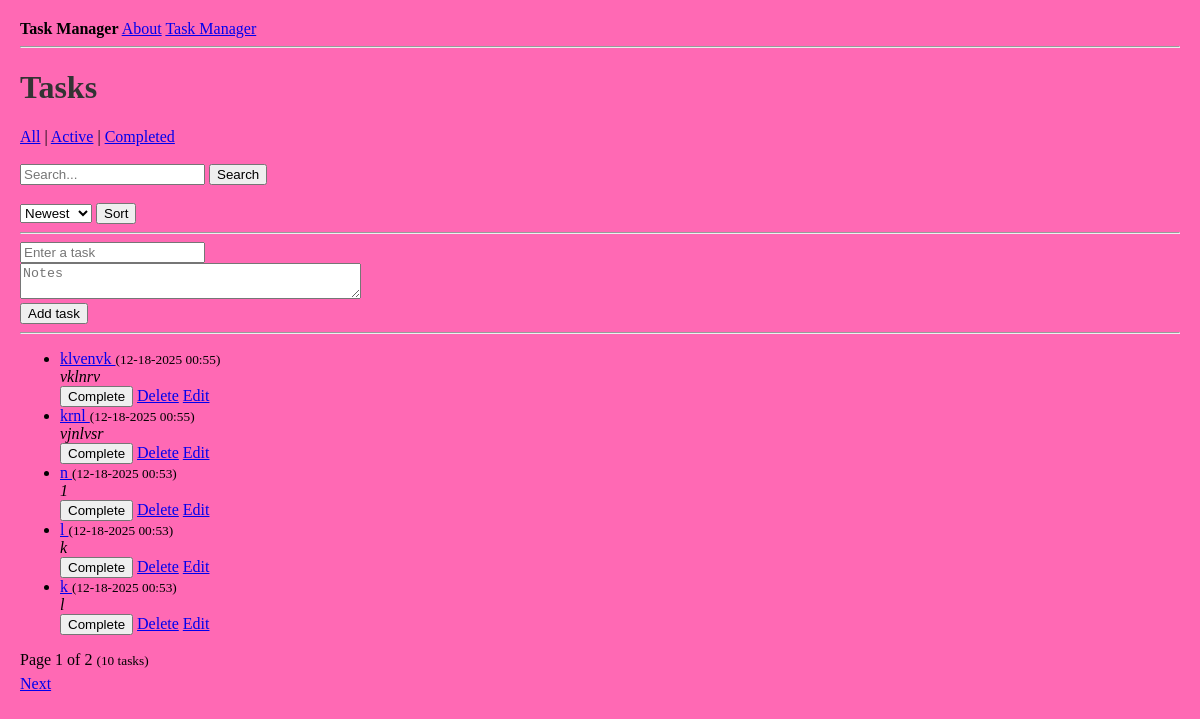
The page /tasks on the database its author committed.
### tables this page shows
CREATE TABLE tasks (
                 id INTEGER PRIMARY KEY AUTOINCREMENT,
                 title TEXT NOT NULL,
                 completed INTEGER NOT NULL DEFAULT 0,
                 created_at TEXT NOT NULL
        , notes TEXT);

### app.py (the view, shortened to what this page needs)
@app.route("/tasks", methods = ["GET", "POST"])
def tasks():
    conn = get_db_connection()
    filter_val = request.args.get("filter", "all")
    search = request.args.get("search", "").strip()
    sort = request.args.get("sort", "created_desc")
    page = request.args.get("page", 1, type=int)
    per_page = 5
    offset = (page - 1) * per_page
    where_clauses = []
    params = []
    if filter_val == "active":
        where_clauses.append("completed = 0")
    elif filter_val == "completed":
        where_clauses.append("completed = 1")
    if search:
        where_clauses.append("(title LIKE ? OR notes LIKE ?)")
        params.extend([f"%{search}%", f"%{search}%"])
    where_sql = ""
    if where_clauses:
        where_sql = "WHERE " + " AND ".join(where_clauses)
    order_by_map = {
        "created_desc": "id DESC",
        "created_asc": "id ASC",
        "title_asc": "title ASC",
        "title_desc": "title DESC",
    }
    order_by = order_by_map.get(sort, "id DESC")
    total = conn.execute(
        f"SELECT COUNT(*) FROM tasks {where_sql}",
        params
    ).fetchone()[0]
    total_pages = max(1, ceil(total/ per_page))
    if page > total_pages:
        page = total_pages
    tasks = conn.execute(
        f"""
        SELECT * FROM tasks
        {where_sql}
        ORDER BY {order_by}
        LIMIT ? OFFSET ?
        """,
        (*params, per_page, offset)
    ).fetchall()
    conn.close
    return render_template(
        "tasks.html",
        tasks = tasks,
        filter_val = filter_val,
        search = search,
        sort = sort,
        page = page,
        total_pages = total_pages,
        per_page = per_page,
        total = total,
        )

### db.py (called while the page is built)
def get_db_connection():
    conn = sqlite3.connect(DB_PATH)
    conn.row_factory = sqlite3.Row
    return conn

### templates/tasks.html (shortened to what this page needs)
{% extends "base.html" %}
{% block content %}
<h1>Tasks</h1>
    <div>
        <a href="{{ url_for('tasks', filter='all', search=search) }}">All</a> |
        <a href="{{ url_for('tasks', filter='active', search=search) }}">Active</a> |
        <a href="{{ url_for('tasks', filter='done', search=search) }}">Completed</a>
    </div>
    <br>
    <form method = "GET" action="{{ url_for('tasks') }}">
        <input type = "text" name = "search" placeholder = "Search..." value = "{{ search}}">
        <button type = "submit">Search</button>
    </form>
    <br>
    <form method = "GET" action="{{ url_for('tasks', filter=filter_val, search=search, sort=sort, page=page) }}">
        <select name = "sort">
            <option value = "created_desc" {% if sort == "created_desc" %}selected{% endif %}>Newest</option>
        </select>
        <button type = "submit">Sort</button>
    </form>
    <hr>
    <form method = "POST" action = "{{ url_for('tasks') }}">
        <input type = "text" name = "title" placeholder = "Enter a task" required>
        <br>
        <textarea name = "notes" rows = "2" cols = "40" placeholder = "Notes"></textarea>
        <br>
        <button type = "submit">Add task</button>
    </form>
    <hr>
<ul>
    {% for task in tasks %}
        <li>
            {% if task["completed"] %}
             <s>
                <a href="{{ url_for('task_detail', task_id=task['id']) }}">
                    {{ task["title"] }}
                </a>
                <small>({{ task["created_at"] }})</small>
            </s>
            {% else %}
                <a href="{{ url_for('task_detail', task_id=task['id']) }}">
             {{ task["title"] }}
                </a>
                <small>({{ task["created_at"] }})</small>
            {% endif %}
            {% if task["notes"] %}
                <div><em>{{ task["notes"] }}</em></div>
            {% endif %}
            <form method = "POST" action = "{{ url_for('toggle_task', task_id = task['id']) }}" style = "display:inline;">
                <button type = "submit">
                    {% if task["completed"] %}Uncomplete{% else %}Complete{% endif %}
                </button>
            </form>
            <a href="{{ url_for('confirm_delete', task_id = task['id']) }}">Delete</a>
            <a href="{{ url_for('edit_task', task_id=task['id']) }}">Edit</a>
        </li>
    {% endfor %}
</ul>
<div style = "margin-top: 12px;">
    {% if total_pages > 1 %}
    <div>
        Page {{ page }} of {{ total_pages }}
        <small>({{ total }} tasks)</small>
    </div>
    <div style = "margin-top: 6px;">
        {% if page < total_pages %}
            <a href="{{ url_for('tasks', page=page+1, filter=filter_val, search=search, sort=sort) }}">Next</a>
        {% endif %}
    </div>
    {% endif %}
</div>
{% endblock %}

### templates/base.html (shortened to what this page needs)
<!DOCTYPE html>
<html lang = "en">
<head>
    <link rel = "stylesheet" href = "{{ url_for('static', filename = 'css/style.css')}}">
</head>
<body>
    <nav>
        <strong>Task Manager</strong>
        <a href = "{{ url_for('about') }}">About</a>
        <a href = "/tasks">Task Manager</a>
    </nav>
    <hr>
    <main>
    {% block content %}{% endblock %}
    </main>
</body>
</html>

### static/css/style.css (style rules this page uses)
body { background-color: hotpink; font-family: 'Times New Roman', Times, serif; margin: 0; padding: 20px; }
h1 { color: #333; }

### rows shown on the page
tasks: title "klvenvk", created_at "12-18-2025 00:55", notes "vklnrv", completed "Complete"
tasks: title "krnl", created_at "12-18-2025 00:55", notes "vjnlvsr", completed "Complete"
tasks: title "n", created_at "12-18-2025 00:53", notes "1", completed "Complete"
tasks: title "l", created_at "12-18-2025 00:53", notes "k", completed "Complete"
tasks: title "k", created_at "12-18-2025 00:53", notes "l", completed "Complete"

### other values the page prints
{{ page }} "1"
{{ total_pages }} "2"
{{ total }} "10"
